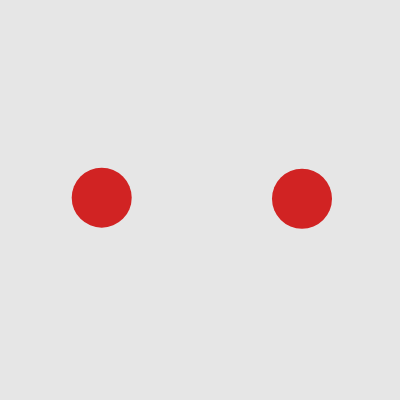
Frame 1 (no input)
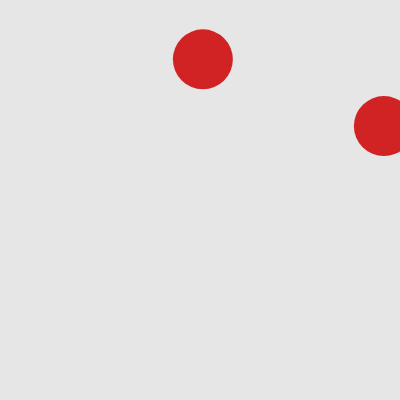
Frame 60 (no input)
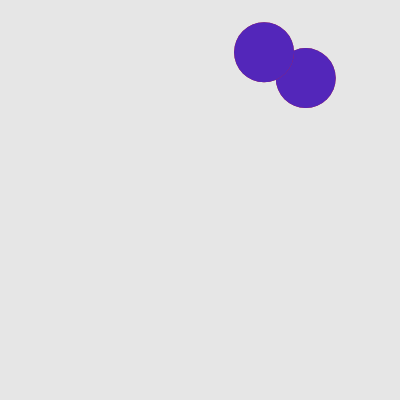
Frame 120 (the mouse pressed at the canvas centre since frame 60)

The p5.js sketch that drew these frames (run headless with seeded random() and noise() and a simulated clock; from frame 60 on, the mouse is pressed at the canvas centre):

// p5.js sketch
// ── sketch.js
// DM2008 — Activity 5a [Guided]
// Colliding Circles (30 min)
//
// A vector stores position and movement together — cleaner than separate x and y variables.
// Your job is to get two balls moving, then detect and respond to their collision.
//
// Suggested order:
// 1. Create two Ball objects in setup()
// 2. Check the distance between them in draw()
// 3. Trigger a visual response when they collide
// 4. Implement edge behaviour in move() — wrap or bounce, your choice
//
// Stretch: add a third ball, or make the collision response affect both balls.

let balls = [];

function setup() {
  createCanvas(400, 400);
  // Create two balls at different starting positions
  balls.push(new Ball(100, 200));
  balls.push(new Ball(300, 200));
}

function draw() {
  background(230);

  // Check collision between the two balls
  // dist() measures the distance between their centers
  // They overlap when that distance is less than the sum of their radii

  let d = dist(balls[0].pos.x, balls[0].pos.y, balls[1].pos.x, balls[1].pos.y);
  let colliding = d < balls[0].r + balls[1].r; // true when the balls overlap, false otherwise

  for (let i = 0; i < balls.length; i++) {
    balls[i].move();
    balls[i].show();
    balls[i].checkCollision(balls);
  }
}

class Ball {
  constructor(x, y) {
    // pos and vel are vectors — they store x and y together as one object
    this.pos = createVector(x, y);
    this.vel = createVector(random(-4, 4), random(-4, 4));
    this.r = 30;
  }

  move() {
    // Adding the velocity vector to position moves the ball each frame
    this.pos.add(this.vel);

    // Handle edges — could you make this bounce instead of wrap?
    if (this.pos.x > width) {
      this.vel.x *= -1;
    }
    if (this.pos.x < 0) {
      this.vel.x *= -1;
    }
    if (this.pos.y > height) {
      this.vel.y *= -1;
    }
    if (this.pos.y < 0) {
      this.vel.y *= -1;
    }
  }

  show() {
    fill("#d12323");
    noStroke();
    ellipse(this.pos.x, this.pos.y, this.r * 2);
  }

  checkCollision(others) {
    for (let i = 0; i < others.length; i++) {
      // Make sure we do not compare the ball to itself
      if (others[i] !== this) {
        let other = others[i];
        let d = dist(this.pos.x, this.pos.y, other.pos.x, other.pos.y);
        if (d < this.r + other.r) {
          push();
          stroke(200, 60, 60);
          noStroke();
          fill("#5326ba");
          ellipse(this.pos.x, this.pos.y, this.r * 2); // highlight on collision
          pop();
        }
      }
    }
  }
}
